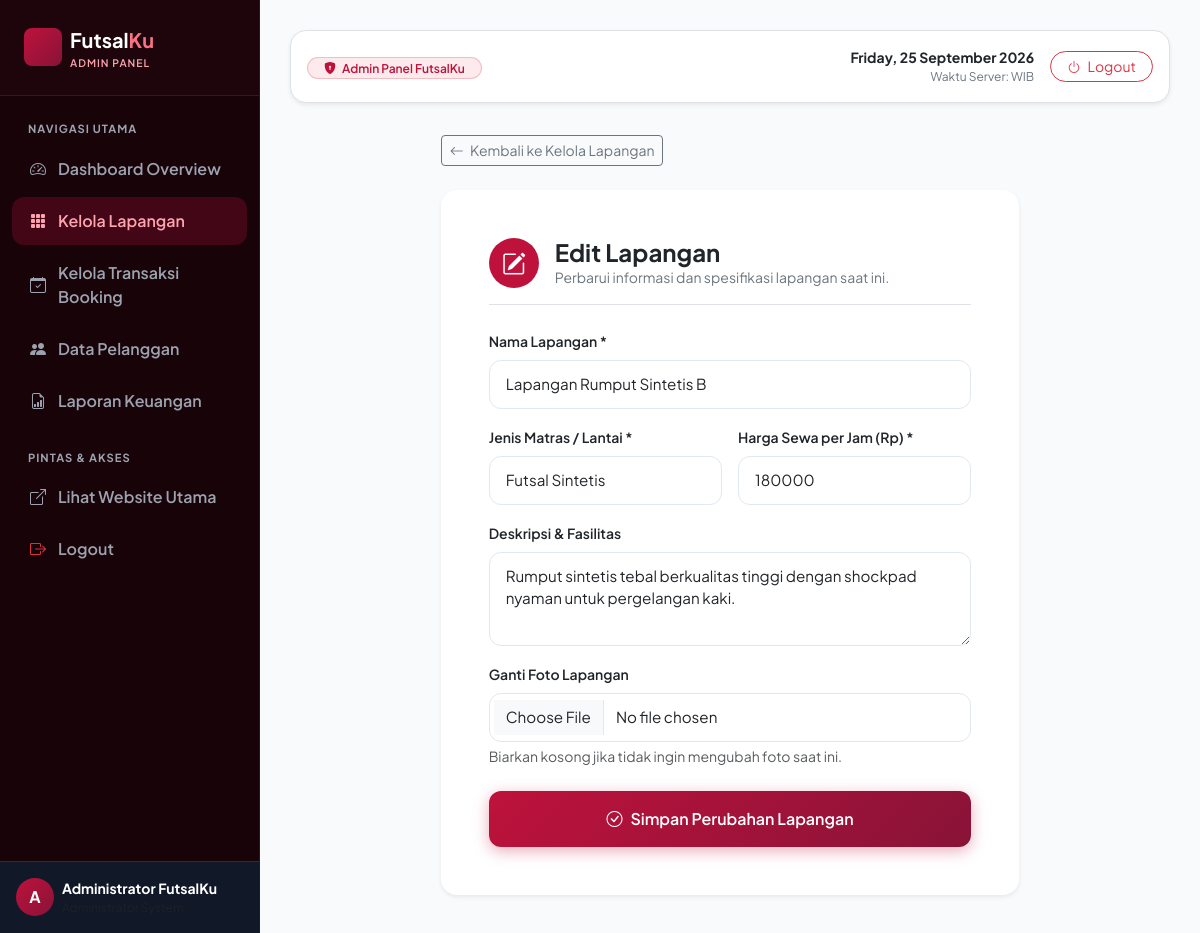
Page /admin/edit_lapangan.php?id=2 (signed in) on the committed database.
### tables this page shows
CREATE TABLE IF NOT EXISTS `lapangan` (
  `id_lapangan` INT(11) NOT NULL AUTO_INCREMENT,
  `nama_lapangan` VARCHAR(100) NOT NULL,
  `jenis` VARCHAR(50) NOT NULL,
  `harga_per_jam` INT(11) NOT NULL,
  `deskripsi` TEXT DEFAULT NULL,
  `foto` VARCHAR(255) DEFAULT 'default.jpg',
  PRIMARY KEY (`id_lapangan`)
);

### config/config.php (called while the page is built, shortened)
<?php
$host = "localhost";
$user = "root";
$pass = "";
$db   = "db_futsal";
$conn = mysqli_connect($host, $user, $pass, $db);
if (!function_exists('clean')) {
    function clean($data) {
        global $conn;
        return mysqli_real_escape_string($conn, trim(htmlspecialchars($data, ENT_QUOTES, 'UTF-8')));
    }
}
?>

### admin/edit_lapangan.php (the view, shortened to what this page needs)
<?php
require_once '../config/config.php';
$id = clean($_GET['id'] ?? '');
$query = mysqli_query($conn, "SELECT * FROM lapangan WHERE id_lapangan='$id'");
$lapangan = mysqli_fetch_assoc($query);
include '../includes/admin_header.php';
?>
<div class="row justify-content-center py-2">
  <div class="col-lg-8">
    <a href="kelola_lapangan.php" class="btn btn-outline-secondary btn-sm mb-4">
      <i class="bi bi-arrow-left me-1"></i> Kembali ke Kelola Lapangan
    </a>
    <div class="card border-0 shadow-sm rounded-4 p-4 p-md-5 bg-white">
      <div class="d-flex align-items-center gap-3 mb-4 border-bottom pb-3">
        <div class="p-3 text-white rounded-circle d-flex align-items-center justify-content-center" style="width:50px; height:50px; background-color:#be123c;">
          <i class="bi bi-pencil-square fs-4"></i>
        </div>
        <div>
          <h4 class="fw-bold text-dark mb-0">Edit Lapangan</h4>
          <p class="text-secondary small mb-0">Perbarui informasi dan spesifikasi lapangan saat ini.</p>
        </div>
      </div>
      <form method="post" enctype="multipart/form-data">
        <div class="mb-3">
          <label class="form-label fw-semibold text-dark small">Nama Lapangan *</label>
          <input type="text" name="nama" class="form-control form-control-custom" required value="<?= htmlspecialchars($lapangan['nama_lapangan']) ?>">
        </div>
        <div class="row g-3 mb-3">
          <div class="col-md-6">
            <label class="form-label fw-semibold text-dark small">Jenis Matras / Lantai *</label>
            <input type="text" name="jenis" class="form-control form-control-custom" required value="<?= htmlspecialchars($lapangan['jenis']) ?>">
          </div>
          <div class="col-md-6">
            <label class="form-label fw-semibold text-dark small">Harga Sewa per Jam (Rp) *</label>
            <input type="number" name="harga" class="form-control form-control-custom" required value="<?= htmlspecialchars($lapangan['harga_per_jam']) ?>">
          </div>
        </div>
        <div class="mb-3">
          <label class="form-label fw-semibold text-dark small">Deskripsi & Fasilitas</label>
          <textarea name="deskripsi" class="form-control form-control-custom" rows="3"><?= htmlspecialchars($lapangan['deskripsi'] ?? '') ?></textarea>
        </div>
        <div class="mb-4">
          <label class="form-label fw-semibold text-dark small">Ganti Foto Lapangan</label>
          <input type="file" name="foto" class="form-control form-control-custom" accept="image/*">
          <div class="form-text fs-7 text-muted">Biarkan kosong jika tidak ingin mengubah foto saat ini.</div>
        </div>
        <button type="submit" name="submit" class="btn btn-primary-custom w-100 py-3">
          <i class="bi bi-check-circle me-2"></i>Simpan Perubahan Lapangan
        </button>
      </form>
    </div>
  </div>
</div>
<?php include '../includes/admin_footer.php'; ?>

### assets/css/style.css (style rules this page uses)
:root { --primary-color: #be123c; --primary-hover: #9f1239; --primary-dark: #4c0519; --secondary-color: #e11d48; --accent-light: #ffe4e6; --dark-bg: #111827; --dark-card: #1f2937; --light-bg: #fdf2f4; --card-shadow: 0 10px 25px -5px rgba(0, 0, 0, 0.05), 0 8px 10px -6px rgba(0, 0, 0, 0.01); --hover-shadow: 0 20px 30px -10px rgba(190, 18, 60, 0.25); --border-radius: 16px; --transition: all 0.3s cubic-bezier(0.4, 0, 0.2, 1); }
body { font-family: 'Plus Jakarta Sans', -apple-system, BlinkMacSystemFont, sans-serif; background-color: #f8fafc; color: #334155; min-height: 100vh; display: flex; flex-direction: column; }
.btn-primary-custom { background: linear-gradient(135deg, #be123c, #881337); border: none; color: #fff !important; font-weight: 600; padding: 12px 28px; border-radius: 12px; transition: var(--transition); box-shadow: 0 4px 15px rgba(190, 18, 60, 0.35); }
.form-control-custom { border: 1.5px solid #e2e8f0; border-radius: 12px; padding: 12px 16px; font-size: 0.95rem; transition: var(--transition); }

### rows in the picture
lapangan: nama "Lapangan Rumput Sintetis B", jenis "Futsal Sintetis", harga "180000", deskripsi "Rumput sintetis tebal berkualitas tinggi dengan shockpad nyaman untuk pergelangan kaki."

### other values in the picture
$_SESSION['nama'] "Administrator FutsalKu"
